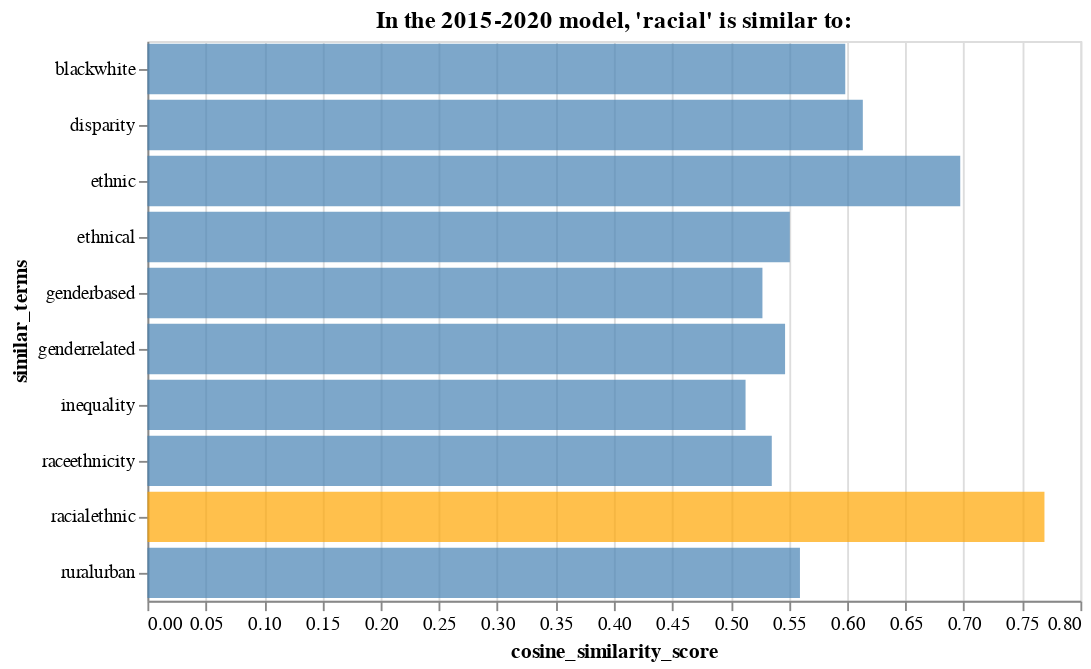

Write notebook code for a chart like this one.
### Code cell
racial_sim_later = later_model.wv.most_similar('racial')
racial_sim_later = pd.DataFrame(data=racial_sim_later).rename(columns={0: "similar_terms", 
                                                                       1: "cosine_similarity_score"})
racial_sim_later_bc = alt.Chart(racial_sim_later, 
                                title = "In the 2015-2020 model, 'racial' is similar to:").mark_bar().encode(
    x='cosine_similarity_score',
    y='similar_terms',
    color=alt.condition(
        alt.datum.similar_terms == "racialethnic",  
        alt.value('orange'),     
        alt.value('steelblue')   
    )
).configure_mark(
    opacity=0.7
).properties(height=300, width=500)
racial_sim_later_bc

### Figure 1 — Vega-Lite specification as saved in the notebook (floating-point values rounded to 4 significant figures)
{"config": {"view": {"continuousWidth": 400, "continuousHeight": 300}, "mark": {"opacity": 0.7}}, "data": {"name": "data-d44082f7b27e79bc79f413bb9147450f"}, "mark": "bar", "encoding": {"color": {"condition": {"value": "orange", "test": "(datum.similar_terms === 'racialethnic')"}, "value": "steelblue"}, "x": {"type": "quantitative", "field": "cosine_similarity_score"}, "y": {"type": "nominal", "field": "similar_terms"}}, "height": 300, "title": "In the 2015-2020 model, 'racial' is similar to:", "width": 500, "$schema": "https://vega.github.io/schema/vega-lite/v4.8.1.json", "datasets": {"data-d44082f7b27e79bc79f413bb9147450f": [{"similar_terms": "racialethnic", "cosine_similarity_score": 0.7692}, {"similar_terms": "ethnic", "cosine_similarity_score": 0.697}, {"similar_terms": "disparity", "cosine_similarity_score": 0.6134}, {"similar_terms": "blackwhite", "cosine_similarity_score": 0.5984}, {"similar_terms": "ruralurban", "cosine_similarity_score": 0.5595}, {"similar_terms": "ethnical", "cosine_similarity_score": 0.5508}, {"similar_terms": "genderrelated", "cosine_similarity_score": 0.5468}, {"similar_terms": "raceethnicity", "cosine_similarity_score": 0.5354}, {"similar_terms": "genderbased", "cosine_similarity_score": 0.5274}, {"similar_terms": "inequality", "cosine_similarity_score": 0.5129}]}}
